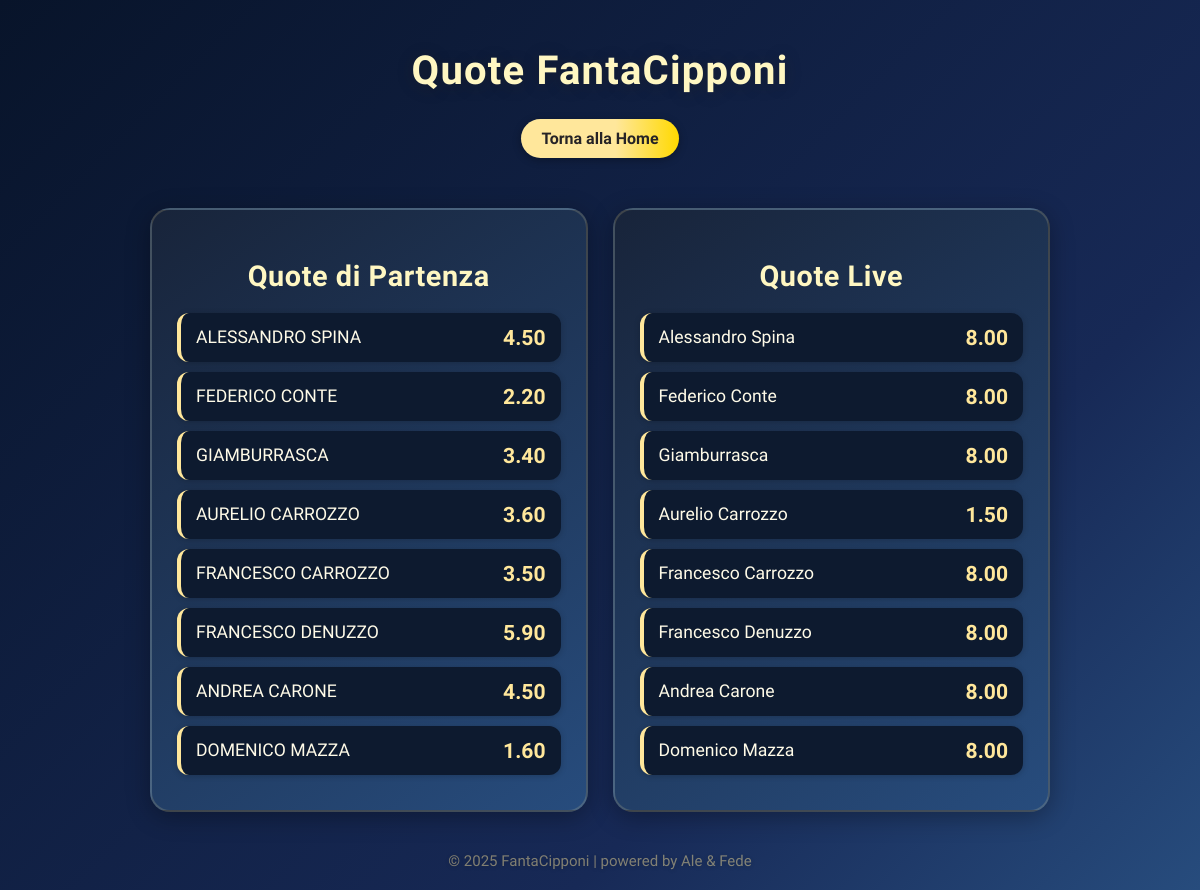
The app's page /quote with its own data.
### app.py (models this page shows)
class Amico(db.Model):
    id = db.Column(db.Integer, primary_key=True)
    nome = db.Column(db.String(100), unique=True, nullable=False)
    logo_url = db.Column(db.String(200), nullable=True)
    punti = db.Column(db.Float, default=0)
    azioni = db.relationship('Azione', backref='amico_catalogo', lazy=True) # Changed backref to avoid conflict

### app.py (the view)
@app.route('/quote')
def quote():
    quote_partenza = {
        "ALESSANDRO SPINA": 4.50,
        "FEDERICO CONTE": 2.20,
        "GIAMBURRASCA": 3.40,
        "AURELIO CARROZZO": 3.60,
        "FRANCESCO CARROZZO": 3.50,
        "FRANCESCO DENUZZO": 5.90,
        "ANDREA CARONE": 4.50,
        "DOMENICO MAZZA": 1.60,
    }
    quote_live = calcola_quote_live()
    return render_template('quote.html',
                           quote_partenza=quote_partenza,
                           quote_live=quote_live)

### templates/quote.html (shortened to what this page needs)
<!DOCTYPE html>
<html lang="it">
<head>
</head>
<body>
    <div class="header">
        <h1>Quote FantaCipponi</h1>
        <a href="{{ url_for('home') }}" class="back-button">Torna alla Home</a>
    </div>
    <div class="card-container">
        <div class="quota-card">
            <h2 class="card-title">Quote di Partenza</h2>
            <ul class="quota-list">
                {% for nome, quota in quote_partenza.items() %}
                    <li>
                        <span>{{ nome }}</span>
                        <span>{{ "%.2f"|format(quota) }}</span>
                    </li>
                {% endfor %}
            </ul>
        </div>
        <div class="quota-card">
            <h2 class="card-title">Quote Live</h2>
            <ul class="quota-list">
                {% for nome, quota in quote_live.items() %}
                    <li>
                        <span>{{ nome }}</span>
                        <span>{{ quota }}</span>
                    </li>
                {% endfor %}
            </ul>
        </div>
    </div>
    <div class="footer">
        &copy; 2025 FantaCipponi | powered by Ale & Fede
    </div>
</body>
</html>

### templates/quote.html (style rules this page uses)
body { background: linear-gradient(135deg, #08142a 0%, #172956 70%, #274c7d 100%); color: #ffe79b; font-family: 'Urbanist', Arial, sans-serif; margin: 0; min-height: 100vh; display: flex; flex-direction: column; align-items: center; padding: 20px; }
.header { width: 100%; max-width: 500px; text-align: center; margin-bottom: 30px; }
h1 { font-size: 2.5em; color: #fff7c2; text-shadow: 0 2px 16px #30230044; letter-spacing: 0.03em; margin-bottom: 10px; }
.back-button { display: inline-block; margin-top: 15px; padding: 10px 20px; background: linear-gradient(90deg, #ffe79b 60%, #ffd900 100%); color: #262326; text-decoration: none; border-radius: 20px; font-weight: 700; box-shadow: 0 2px 8px rgba(0,0,0,0.3); transition: transform 0.2s, background 0.2s; }
.card-container { display: flex; flex-wrap: wrap; justify-content: center; gap: 25px; width: 100%; max-width: 900px; margin-top: 20px; }
.quota-card { background: linear-gradient(145deg, #18243a 0%, #274c7d 100%); border-radius: 20px; box-shadow: 0 5px 25px rgba(0,0,0,0.3); border: 2px solid #ffe79b2a; padding: 25px; flex: 1; min-width: 280px; max-width: 400px; text-align: center; }
.card-title { font-size: 1.8em; color: #fff7c2; margin-bottom: 20px; font-weight: 700; letter-spacing: 0.02em; }
.quota-list { list-style: none; padding: 0; margin: 0; }
.quota-list li { background-color: #0d1a2f; padding: 12px 15px; margin-bottom: 10px; border-radius: 12px; display: flex; justify-content: space-between; align-items: center; font-size: 1.1em; font-weight: 500; box-shadow: 0 1px 6px rgba(0,0,0,0.2); border-left: 4px solid #ffe79b; }
.quota-list li span:first-child { color: #fffbe8; }
.quota-list li span:last-child { color: #ffe79b; font-weight: 700; font-size: 1.2em; }
.footer { margin-top: 40px; color: #ffe79b77; font-size: 15px; text-shadow: 0 1px 4px #0003; width: 100%; text-align: center; }

### records on screen
Amico: nome "Alessandro Spina", quota "8.00"
Amico: nome "Federico Conte", quota "8.00"
Amico: nome "Giamburrasca", quota "8.00"
Amico: nome "Aurelio Carrozzo", quota "1.50"
Amico: nome "Francesco Carrozzo", quota "8.00"
Amico: nome "Francesco Denuzzo", quota "8.00"
Amico: nome "Andrea Carone", quota "8.00"
Amico: nome "Domenico Mazza", id "8.00"

### other values on screen
{{ nome }} "ALESSANDRO SPINA" "FEDERICO CONTE" "GIAMBURRASCA" "AURELIO CARROZZO" "FRANCESCO CARROZZO" "FRANCESCO DENUZZO" "ANDREA CARONE" "DOMENICO MAZZA"
{{ "%.2f"|format(quota) }} "4.50" "2.20" "3.40" "3.60" "3.50" "5.90" "4.50" "1.60"
